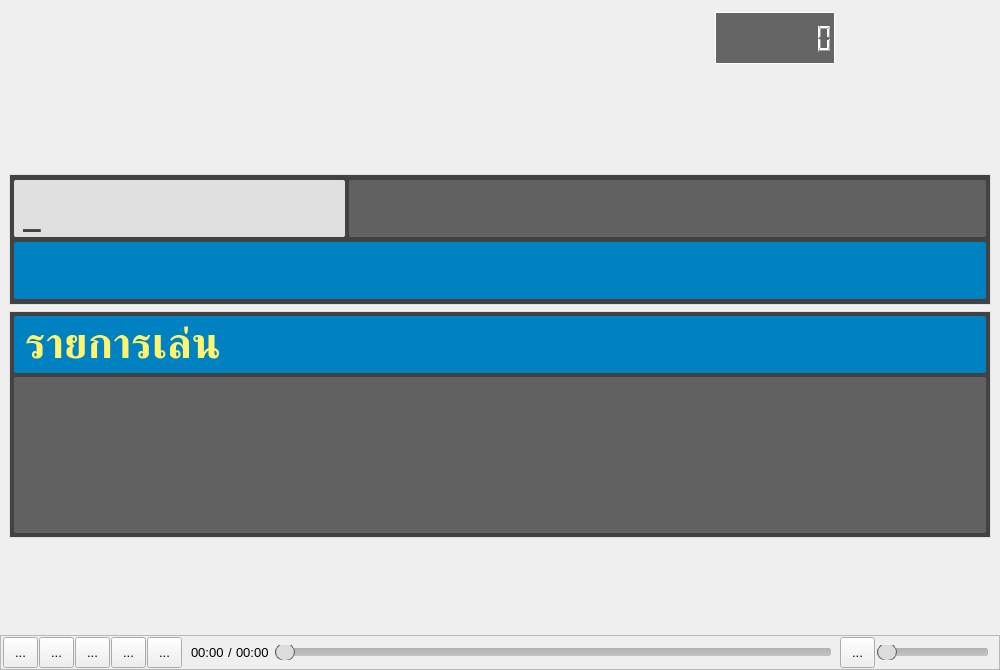
<?xml version="1.0" encoding="UTF-8"?>
<ui version="4.0">
 <class>MainWindow</class>
 <widget class="QMainWindow" name="MainWindow">
  <property name="geometry">
   <rect>
    <x>0</x>
    <y>0</y>
    <width>1000</width>
    <height>670</height>
   </rect>
  </property>
  <property name="sizePolicy">
   <sizepolicy hsizetype="Preferred" vsizetype="Fixed">
    <horstretch>0</horstretch>
    <verstretch>0</verstretch>
   </sizepolicy>
  </property>
  <property name="minimumSize">
   <size>
    <width>1000</width>
    <height>670</height>
   </size>
  </property>
  <property name="font">
   <font>
    <pointsize>10</pointsize>
   </font>
  </property>
  <property name="mouseTracking">
   <bool>true</bool>
  </property>
  <property name="contextMenuPolicy">
   <enum>Qt::CustomContextMenu</enum>
  </property>
  <property name="windowTitle">
   <string>Handy Karaoke</string>
  </property>
  <property name="styleSheet">
   <string notr="true">/*#MainWindow {
background-color: rgb(51, 51, 51);
}*/</string>
  </property>
  <property name="locale">
   <locale language="English" country="UnitedStates"/>
  </property>
  <widget class="QWidget" name="centralWidget">
   <property name="mouseTracking">
    <bool>true</bool>
   </property>
   <layout class="QVBoxLayout" name="verticalLayout_4">
    <property name="leftMargin">
     <number>0</number>
    </property>
    <property name="rightMargin">
     <number>0</number>
    </property>
    <property name="bottomMargin">
     <number>0</number>
    </property>
    <item>
     <layout class="QVBoxLayout" name="verticalLayout_3">
      <property name="leftMargin">
       <number>9</number>
      </property>
      <property name="topMargin">
       <number>0</number>
      </property>
      <property name="rightMargin">
       <number>9</number>
      </property>
      <property name="bottomMargin">
       <number>0</number>
      </property>
      <item>
       <layout class="QHBoxLayout" name="horizontalLayout_13">
        <item>
         <widget class="ChannelMixer" name="chMix" native="true">
          <property name="minimumSize">
           <size>
            <width>400</width>
            <height>157</height>
           </size>
          </property>
          <property name="maximumSize">
           <size>
            <width>16777215</width>
            <height>157</height>
           </size>
          </property>
          <property name="autoFillBackground">
           <bool>true</bool>
          </property>
         </widget>
        </item>
        <item>
         <spacer name="horizontalSpacer_2">
          <property name="orientation">
           <enum>Qt::Horizontal</enum>
          </property>
          <property name="sizeHint" stdset="0">
           <size>
            <width>40</width>
            <height>20</height>
           </size>
          </property>
         </spacer>
        </item>
        <item>
         <layout class="QVBoxLayout" name="verticalLayout_5">
          <item>
           <layout class="QHBoxLayout" name="horizontalLayout">
            <item>
             <widget class="Detail" name="detail" native="true">
              <property name="minimumSize">
               <size>
                <width>160</width>
                <height>52</height>
               </size>
              </property>
              <property name="maximumSize">
               <size>
                <width>160</width>
                <height>52</height>
               </size>
              </property>
             </widget>
            </item>
            <item>
             <widget class="QLCDNumber" name="lcdTime">
              <property name="minimumSize">
               <size>
                <width>120</width>
                <height>52</height>
               </size>
              </property>
              <property name="maximumSize">
               <size>
                <width>120</width>
                <height>52</height>
               </size>
              </property>
              <property name="styleSheet">
               <string notr="true">color: rgb(255, 255, 255);
background-color: rgb(62, 62, 62, 200);
border: 1px solid rgb(255, 255, 255);</string>
              </property>
              <property name="digitCount">
               <number>8</number>
              </property>
             </widget>
            </item>
            <item>
             <widget class="RhythmWidget" name="rhmWidget" native="true">
              <property name="minimumSize">
               <size>
                <width>150</width>
                <height>52</height>
               </size>
              </property>
              <property name="maximumSize">
               <size>
                <width>150</width>
                <height>52</height>
               </size>
              </property>
             </widget>
            </item>
           </layout>
          </item>
          <item>
           <widget class="QWidget" name="expandChMix" native="true">
            <property name="sizePolicy">
             <sizepolicy hsizetype="Preferred" vsizetype="Fixed">
              <horstretch>0</horstretch>
              <verstretch>0</verstretch>
             </sizepolicy>
            </property>
            <property name="minimumSize">
             <size>
              <width>0</width>
              <height>96</height>
             </size>
            </property>
           </widget>
          </item>
         </layout>
        </item>
       </layout>
      </item>
      <item>
       <widget class="QFrame" name="frameSearch">
        <property name="sizePolicy">
         <sizepolicy hsizetype="Expanding" vsizetype="Fixed">
          <horstretch>0</horstretch>
          <verstretch>0</verstretch>
         </sizepolicy>
        </property>
        <property name="minimumSize">
         <size>
          <width>0</width>
          <height>131</height>
         </size>
        </property>
        <property name="maximumSize">
         <size>
          <width>16777215</width>
          <height>131</height>
         </size>
        </property>
        <property name="styleSheet">
         <string notr="true">#frameSearch {
	border: 1px solid rgb(224, 224, 224);
	background-color: rgba(66, 66, 66);
}</string>
        </property>
        <property name="frameShape">
         <enum>QFrame::StyledPanel</enum>
        </property>
        <property name="frameShadow">
         <enum>QFrame::Raised</enum>
        </property>
        <layout class="QHBoxLayout" name="horizontalLayout_6">
         <property name="spacing">
          <number>0</number>
         </property>
         <property name="leftMargin">
          <number>4</number>
         </property>
         <property name="topMargin">
          <number>4</number>
         </property>
         <property name="rightMargin">
          <number>4</number>
         </property>
         <property name="bottomMargin">
          <number>4</number>
         </property>
         <item>
          <layout class="QVBoxLayout" name="verticalLayout">
           <property name="spacing">
            <number>4</number>
           </property>
           <item>
            <layout class="QHBoxLayout" name="horizontalLayout_5">
             <property name="spacing">
              <number>4</number>
             </property>
             <item>
              <widget class="QFrame" name="frame_2">
               <property name="sizePolicy">
                <sizepolicy hsizetype="Fixed" vsizetype="Fixed">
                 <horstretch>0</horstretch>
                 <verstretch>0</verstretch>
                </sizepolicy>
               </property>
               <property name="minimumSize">
                <size>
                 <width>331</width>
                 <height>57</height>
                </size>
               </property>
               <property name="maximumSize">
                <size>
                 <width>331</width>
                 <height>57</height>
                </size>
               </property>
               <property name="styleSheet">
                <string notr="true">border: none;
border-radius: 2px;
background-color: rgb(224, 224, 224);
color: rgb(66, 66, 66);</string>
               </property>
               <property name="frameShape">
                <enum>QFrame::StyledPanel</enum>
               </property>
               <property name="frameShadow">
                <enum>QFrame::Raised</enum>
               </property>
               <layout class="QHBoxLayout" name="horizontalLayout_2">
                <property name="leftMargin">
                 <number>9</number>
                </property>
                <property name="topMargin">
                 <number>0</number>
                </property>
                <property name="bottomMargin">
                 <number>0</number>
                </property>
                <item>
                 <widget class="QLabel" name="lbSearch">
                  <property name="font">
                   <font>
                    <family>DilleniaUPC</family>
                    <pointsize>32</pointsize>
                    <weight>75</weight>
                    <bold>true</bold>
                   </font>
                  </property>
                  <property name="text">
                   <string>_</string>
                  </property>
                 </widget>
                </item>
               </layout>
              </widget>
             </item>
             <item>
              <widget class="QFrame" name="frame_3">
               <property name="sizePolicy">
                <sizepolicy hsizetype="Ignored" vsizetype="Fixed">
                 <horstretch>0</horstretch>
                 <verstretch>0</verstretch>
                </sizepolicy>
               </property>
               <property name="minimumSize">
                <size>
                 <width>0</width>
                 <height>57</height>
                </size>
               </property>
               <property name="maximumSize">
                <size>
                 <width>16777215</width>
                 <height>57</height>
                </size>
               </property>
               <property name="styleSheet">
                <string notr="true">/*
border: none;
border-radius: 2px;
background-color: rgb(41, 128, 185);
color: rgb(255, 244, 110);
font: bold 14pt;
*/

border: none;
border-radius: 2px;
background-color: rgb(97, 97, 97);
color: rgb(255, 244, 110);</string>
               </property>
               <property name="frameShape">
                <enum>QFrame::StyledPanel</enum>
               </property>
               <property name="frameShadow">
                <enum>QFrame::Raised</enum>
               </property>
               <layout class="QHBoxLayout" name="horizontalLayout_3">
                <property name="leftMargin">
                 <number>9</number>
                </property>
                <property name="topMargin">
                 <number>0</number>
                </property>
                <property name="bottomMargin">
                 <number>0</number>
                </property>
                <item>
                 <widget class="QLabel" name="lbLyrics">
                  <property name="font">
                   <font>
                    <family>DilleniaUPC</family>
                    <pointsize>24</pointsize>
                    <weight>75</weight>
                    <bold>true</bold>
                   </font>
                  </property>
                  <property name="text">
                   <string/>
                  </property>
                 </widget>
                </item>
               </layout>
              </widget>
             </item>
            </layout>
           </item>
           <item>
            <widget class="QFrame" name="frame_4">
             <property name="sizePolicy">
              <sizepolicy hsizetype="Ignored" vsizetype="Fixed">
               <horstretch>0</horstretch>
               <verstretch>0</verstretch>
              </sizepolicy>
             </property>
             <property name="minimumSize">
              <size>
               <width>0</width>
               <height>57</height>
              </size>
             </property>
             <property name="maximumSize">
              <size>
               <width>16777215</width>
               <height>57</height>
              </size>
             </property>
             <property name="styleSheet">
              <string notr="true">/*
border: none;
border-radius: 2px;
background-color: rgb(0, 150, 136);
color: rgb(238, 238, 238);
font: bold 16pt;
*/

border: none;
border-radius: 2px;
background-color: /*#1976D2;*/rgb(0, 129, 194);
color: rgb(238, 238, 238);</string>
             </property>
             <property name="frameShape">
              <enum>QFrame::StyledPanel</enum>
             </property>
             <property name="frameShadow">
              <enum>QFrame::Raised</enum>
             </property>
             <layout class="QHBoxLayout" name="horizontalLayout_4">
              <property name="leftMargin">
               <number>9</number>
              </property>
              <property name="topMargin">
               <number>0</number>
              </property>
              <property name="bottomMargin">
               <number>0</number>
              </property>
              <item>
               <widget class="QLabel" name="lbId">
                <property name="font">
                 <font>
                  <family>DilleniaUPC</family>
                  <pointsize>32</pointsize>
                  <weight>75</weight>
                  <bold>true</bold>
                 </font>
                </property>
                <property name="text">
                 <string/>
                </property>
               </widget>
              </item>
              <item>
               <widget class="QLabel" name="lbName">
                <property name="font">
                 <font>
                  <family>DilleniaUPC</family>
                  <pointsize>32</pointsize>
                  <weight>75</weight>
                  <bold>true</bold>
                 </font>
                </property>
                <property name="text">
                 <string/>
                </property>
               </widget>
              </item>
              <item>
               <widget class="QLabel" name="lbBtw">
                <property name="font">
                 <font>
                  <family>DilleniaUPC</family>
                  <pointsize>32</pointsize>
                  <weight>75</weight>
                  <bold>true</bold>
                 </font>
                </property>
                <property name="text">
                 <string/>
                </property>
               </widget>
              </item>
              <item>
               <widget class="QLabel" name="lbArtist">
                <property name="font">
                 <font>
                  <family>DilleniaUPC</family>
                  <pointsize>32</pointsize>
                  <weight>75</weight>
                  <bold>true</bold>
                 </font>
                </property>
                <property name="text">
                 <string/>
                </property>
               </widget>
              </item>
              <item>
               <widget class="QLabel" name="lbTempoKey">
                <property name="font">
                 <font>
                  <family>DilleniaUPC</family>
                  <pointsize>32</pointsize>
                  <weight>75</weight>
                  <bold>true</bold>
                 </font>
                </property>
                <property name="text">
                 <string/>
                </property>
               </widget>
              </item>
              <item>
               <widget class="QLabel" name="lbType">
                <property name="font">
                 <font>
                  <family>DilleniaUPC</family>
                  <pointsize>32</pointsize>
                  <weight>75</weight>
                  <bold>true</bold>
                 </font>
                </property>
                <property name="text">
                 <string/>
                </property>
               </widget>
              </item>
              <item>
               <spacer name="horizontalSpacer">
                <property name="orientation">
                 <enum>Qt::Horizontal</enum>
                </property>
                <property name="sizeHint" stdset="0">
                 <size>
                  <width>40</width>
                  <height>20</height>
                 </size>
                </property>
               </spacer>
              </item>
             </layout>
            </widget>
           </item>
          </layout>
         </item>
        </layout>
       </widget>
      </item>
      <item>
       <widget class="QFrame" name="framePlaylist">
        <property name="minimumSize">
         <size>
          <width>0</width>
          <height>227</height>
         </size>
        </property>
        <property name="maximumSize">
         <size>
          <width>16777215</width>
          <height>227</height>
         </size>
        </property>
        <property name="styleSheet">
         <string notr="true">#framePlaylist {
	border: 1px solid rgb(224, 224, 224);
	background-color: rgba(66, 66, 66);
}</string>
        </property>
        <property name="frameShape">
         <enum>QFrame::StyledPanel</enum>
        </property>
        <property name="frameShadow">
         <enum>QFrame::Raised</enum>
        </property>
        <layout class="QVBoxLayout" name="verticalLayout_2">
         <property name="spacing">
          <number>4</number>
         </property>
         <property name="leftMargin">
          <number>4</number>
         </property>
         <property name="topMargin">
          <number>4</number>
         </property>
         <property name="rightMargin">
          <number>4</number>
         </property>
         <property name="bottomMargin">
          <number>4</number>
         </property>
         <item>
          <widget class="QFrame" name="frame">
           <property name="sizePolicy">
            <sizepolicy hsizetype="Ignored" vsizetype="Preferred">
             <horstretch>0</horstretch>
             <verstretch>0</verstretch>
            </sizepolicy>
           </property>
           <property name="minimumSize">
            <size>
             <width>0</width>
             <height>57</height>
            </size>
           </property>
           <property name="maximumSize">
            <size>
             <width>16777215</width>
             <height>57</height>
            </size>
           </property>
           <property name="styleSheet">
            <string notr="true">border: none;
border-radius: 2px;
/*background-color: rgb(41, 128, 185);*/
background-color: /*#1976D2;*/rgb(0, 129, 194);
color: rgb(255, 244, 110);</string>
           </property>
           <property name="frameShape">
            <enum>QFrame::StyledPanel</enum>
           </property>
           <property name="frameShadow">
            <enum>QFrame::Raised</enum>
           </property>
           <layout class="QHBoxLayout" name="horizontalLayout_7">
            <property name="topMargin">
             <number>0</number>
            </property>
            <property name="bottomMargin">
             <number>0</number>
            </property>
            <item>
             <widget class="QLabel" name="label">
              <property name="font">
               <font>
                <family>DilleniaUPC</family>
                <pointsize>32</pointsize>
                <weight>75</weight>
                <bold>true</bold>
               </font>
              </property>
              <property name="text">
               <string>รายการเล่น</string>
              </property>
             </widget>
            </item>
           </layout>
          </widget>
         </item>
         <item>
          <widget class="QListWidget" name="playlist">
           <property name="sizePolicy">
            <sizepolicy hsizetype="Ignored" vsizetype="Expanding">
             <horstretch>0</horstretch>
             <verstretch>0</verstretch>
            </sizepolicy>
           </property>
           <property name="font">
            <font>
             <family>DilleniaUPC</family>
             <pointsize>30</pointsize>
             <weight>75</weight>
             <bold>true</bold>
            </font>
           </property>
           <property name="focusPolicy">
            <enum>Qt::NoFocus</enum>
           </property>
           <property name="styleSheet">
            <string notr="true">QListView {
border: none;
border-radius: 2px;
/*background-color: rgb(0, 150, 136);*/
background-color: rgb(97, 97, 97);
color: rgb(238, 238, 238);
}

QListView::item:selected {
border: none;
border-radius: 2px;
/*background-color: rgb(0, 150, 136);*/
background-color: rgb(218, 218, 218);
color: rgb(71, 71, 71);
}

QListView::item:hover {
border: none;
border-radius: 2px;
/*background-color: rgb(0, 150, 136);*/
background-color: rgb(131, 131, 131);
color: rgb(238, 238, 238);
}</string>
           </property>
          </widget>
         </item>
        </layout>
       </widget>
      </item>
      <item>
       <layout class="QHBoxLayout" name="horizontalLayout_14">
        <item>
         <widget class="SongDetail" name="songDetail" native="true">
          <property name="minimumSize">
           <size>
            <width>100</width>
            <height>50</height>
           </size>
          </property>
         </widget>
        </item>
        <item>
         <spacer name="horizontalSpacer_3">
          <property name="orientation">
           <enum>Qt::Horizontal</enum>
          </property>
          <property name="sizeHint" stdset="0">
           <size>
            <width>40</width>
            <height>20</height>
           </size>
          </property>
         </spacer>
        </item>
       </layout>
      </item>
     </layout>
    </item>
    <item>
     <spacer name="verticalSpacer">
      <property name="orientation">
       <enum>Qt::Vertical</enum>
      </property>
      <property name="sizeHint" stdset="0">
       <size>
        <width>20</width>
        <height>40</height>
       </size>
      </property>
     </spacer>
    </item>
    <item>
     <widget class="QFrame" name="frameControl">
      <property name="minimumSize">
       <size>
        <width>0</width>
        <height>35</height>
       </size>
      </property>
      <property name="maximumSize">
       <size>
        <width>16777215</width>
        <height>35</height>
       </size>
      </property>
      <property name="styleSheet">
       <string notr="true">
background-color: rgb(34, 40, 49);
color: rgb(245,245,245;);
font: bold 9pt;
border: none;

QToolTip {
	color: rgb(14, 14, 14);
}</string>
      </property>
      <property name="frameShape">
       <enum>QFrame::StyledPanel</enum>
      </property>
      <property name="frameShadow">
       <enum>QFrame::Raised</enum>
      </property>
      <layout class="QHBoxLayout" name="horizontalLayout_9">
       <property name="spacing">
        <number>9</number>
       </property>
       <property name="leftMargin">
        <number>2</number>
       </property>
       <property name="topMargin">
        <number>0</number>
       </property>
       <property name="bottomMargin">
        <number>0</number>
       </property>
       <item>
        <layout class="QHBoxLayout" name="horizontalLayout_8">
         <property name="spacing">
          <number>1</number>
         </property>
         <item>
          <widget class="PlaybackButton" name="btnPlay">
           <property name="minimumSize">
            <size>
             <width>35</width>
             <height>31</height>
            </size>
           </property>
           <property name="maximumSize">
            <size>
             <width>35</width>
             <height>31</height>
            </size>
           </property>
           <property name="focusPolicy">
            <enum>Qt::NoFocus</enum>
           </property>
           <property name="toolTip">
            <string>เล่น (F5)</string>
           </property>
           <property name="text">
            <string>...</string>
           </property>
          </widget>
         </item>
         <item>
          <widget class="PlaybackButton" name="btnPause">
           <property name="minimumSize">
            <size>
             <width>35</width>
             <height>31</height>
            </size>
           </property>
           <property name="maximumSize">
            <size>
             <width>35</width>
             <height>31</height>
            </size>
           </property>
           <property name="focusPolicy">
            <enum>Qt::NoFocus</enum>
           </property>
           <property name="toolTip">
            <string>หยุดชั่วคราว (F6)</string>
           </property>
           <property name="text">
            <string>...</string>
           </property>
          </widget>
         </item>
         <item>
          <widget class="PlaybackButton" name="btnStop">
           <property name="minimumSize">
            <size>
             <width>35</width>
             <height>31</height>
            </size>
           </property>
           <property name="maximumSize">
            <size>
             <width>35</width>
             <height>31</height>
            </size>
           </property>
           <property name="focusPolicy">
            <enum>Qt::NoFocus</enum>
           </property>
           <property name="toolTip">
            <string>หยุด (F7)</string>
           </property>
           <property name="text">
            <string>...</string>
           </property>
          </widget>
         </item>
         <item>
          <widget class="PlaybackButton" name="btnPrevious">
           <property name="minimumSize">
            <size>
             <width>35</width>
             <height>31</height>
            </size>
           </property>
           <property name="maximumSize">
            <size>
             <width>35</width>
             <height>31</height>
            </size>
           </property>
           <property name="focusPolicy">
            <enum>Qt::NoFocus</enum>
           </property>
           <property name="toolTip">
            <string>เพลงก่อนหน้า (F8)</string>
           </property>
           <property name="text">
            <string>...</string>
           </property>
          </widget>
         </item>
         <item>
          <widget class="PlaybackButton" name="btnNext">
           <property name="minimumSize">
            <size>
             <width>35</width>
             <height>31</height>
            </size>
           </property>
           <property name="maximumSize">
            <size>
             <width>35</width>
             <height>31</height>
            </size>
           </property>
           <property name="focusPolicy">
            <enum>Qt::NoFocus</enum>
           </property>
           <property name="toolTip">
            <string>เพลงถัดไป (F9)</string>
           </property>
           <property name="text">
            <string>...</string>
           </property>
          </widget>
         </item>
        </layout>
       </item>
       <item>
        <layout class="QHBoxLayout" name="horizontalLayout_11">
         <item>
          <layout class="QHBoxLayout" name="horizontalLayout_10">
           <property name="spacing">
            <number>4</number>
           </property>
           <item>
            <widget class="QLabel" name="lbPosition">
             <property name="text">
              <string>00:00</string>
             </property>
            </widget>
           </item>
           <item>
            <widget class="QLabel" name="label_4">
             <property name="text">
              <string>/</string>
             </property>
            </widget>
           </item>
           <item>
            <widget class="QLabel" name="lbDuration">
             <property name="text">
              <string>00:00</string>
             </property>
            </widget>
           </item>
          </layout>
         </item>
         <item>
          <widget class="QSlider" name="sliderPosition">
           <property name="focusPolicy">
            <enum>Qt::NoFocus</enum>
           </property>
           <property name="styleSheet">
            <string notr="true">
QSlider::groove:horizontal {
    /*border: 1px solid #999999;*/
    height: 8px; /* the groove expands to the size of the slider by default. by 		  giving it a height, it has a fixed size */
    background: qlineargradient(x1:0, y1:0, x2:0, y2:1, stop:0 #B1B1B1, stop:     1 #c4c4c4);
    margin: 2px 0;
	border-radius: 3px;
}

QSlider::handle:horizontal {
    background: rgb(220,220,220);
    border: 1px solid #5c5c5c;
    width: 18px;
    margin: -5px 0; /* handle is placed by default on the contents rect of the groove. Expand outside the groove */
    border-radius: 9px;
}

QSlider::add-page:horizontal {
     height: 8px; /* the groove expands to the size of the slider by default. by 		  giving it a height, it has a fixed size */
    background: qlineargradient(x1:0, y1:0, x2:0, y2:1, stop:0 #B1B1B1, stop:     1 #c4c4c4);
    margin: 2px 0;
	border-radius: 3px;
}

QSlider::sub-page:horizontal {
     height: 8px; /* the groove expands to the size of the slider by default. by 		  giving it a height, it has a fixed size */
    background: #1e90ff;
    margin: 2px 0;
	border-radius: 3px;
}</string>
           </property>
           <property name="maximum">
            <number>100</number>
           </property>
           <property name="value">
            <number>0</number>
           </property>
           <property name="orientation">
            <enum>Qt::Horizontal</enum>
           </property>
          </widget>
         </item>
        </layout>
       </item>
       <item>
        <layout class="QHBoxLayout" name="horizontalLayout_12">
         <property name="spacing">
          <number>2</number>
         </property>
         <item>
          <widget class="PlaybackButton" name="btnVolumeMute">
           <property name="minimumSize">
            <size>
             <width>35</width>
             <height>31</height>
            </size>
           </property>
           <property name="maximumSize">
            <size>
             <width>35</width>
             <height>31</height>
            </size>
           </property>
           <property name="focusPolicy">
            <enum>Qt::NoFocus</enum>
           </property>
           <property name="text">
            <string>...</string>
           </property>
          </widget>
         </item>
         <item>
          <widget class="QSlider" name="sliderVolume">
           <property name="sizePolicy">
            <sizepolicy hsizetype="Fixed" vsizetype="Fixed">
             <horstretch>0</horstretch>
             <verstretch>0</verstretch>
            </sizepolicy>
           </property>
           <property name="minimumSize">
            <size>
             <width>111</width>
             <height>0</height>
            </size>
           </property>
           <property name="maximumSize">
            <size>
             <width>111</width>
             <height>16777215</height>
            </size>
           </property>
           <property name="focusPolicy">
            <enum>Qt::NoFocus</enum>
           </property>
           <property name="styleSheet">
            <string notr="true">
QSlider::groove:horizontal {
    /*border: 1px solid #999999;*/
    height: 8px; /* the groove expands to the size of the slider by default. by 		  giving it a height, it has a fixed size */
    background: qlineargradient(x1:0, y1:0, x2:0, y2:1, stop:0 #B1B1B1, stop:     1 #c4c4c4);
    margin: 2px 0;
	border-radius: 3px;
}

QSlider::handle:horizontal {
    background: rgb(220,220,220);
    border: 1px solid #5c5c5c;
    width: 18px;
    margin: -5px 0; /* handle is placed by default on the contents rect of the groove. Expand outside the groove */
    border-radius: 9px;
}

QSlider::add-page:horizontal {
     height: 8px; /* the groove expands to the size of the slider by default. by 		  giving it a height, it has a fixed size */
    background: qlineargradient(x1:0, y1:0, x2:0, y2:1, stop:0 #B1B1B1, stop:     1 #c4c4c4);
    margin: 2px 0;
	border-radius: 3px;
}

QSlider::sub-page:horizontal {
     height: 8px; /* the groove expands to the size of the slider by default. by 		  giving it a height, it has a fixed size */
    background: #1e90ff;
    margin: 2px 0;
	border-radius: 3px;
}</string>
           </property>
           <property name="maximum">
            <number>100</number>
           </property>
           <property name="pageStep">
            <number>5</number>
           </property>
           <property name="orientation">
            <enum>Qt::Horizontal</enum>
           </property>
          </widget>
         </item>
        </layout>
       </item>
      </layout>
     </widget>
    </item>
   </layout>
  </widget>
 </widget>
 <layoutdefault spacing="6" margin="11"/>
 <customwidgets>
  <customwidget>
   <class>RhythmWidget</class>
   <extends>QWidget</extends>
   <header>RhythmWidget.h</header>
   <container>1</container>
  </customwidget>
  <customwidget>
   <class>ChannelMixer</class>
   <extends>QWidget</extends>
   <header>ChannelMixer.h</header>
   <container>1</container>
  </customwidget>
  <customwidget>
   <class>SongDetail</class>
   <extends>QWidget</extends>
   <header>SongDetail.h</header>
   <container>1</container>
  </customwidget>
  <customwidget>
   <class>Detail</class>
   <extends>QWidget</extends>
   <header>Detail.h</header>
   <container>1</container>
  </customwidget>
  <customwidget>
   <class>PlaybackButton</class>
   <extends>QToolButton</extends>
   <header>PlaybackButton.h</header>
  </customwidget>
 </customwidgets>
 <resources/>
 <connections/>
</ui>
